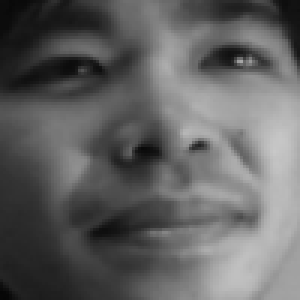
#> input picture doug_last_minute/260000016_2_edited.png, 100 x 100 px (shown 3 times larger); its folder holds only this picture in this run
$ python main.py doug_last_minute/260000016_2_edited.png
#> lines starting #> are read from the running program, lines starting #| are printed output that depends on the picture; after the words box and inside, x2 and y2 are one past the last pixel; in counts of white or black regions, pixels touching at a corner belong together
#> further down, im is the input picture: PIL image 100x100 RGBA; mean R, G, B, A 97.5, 97.5, 97.5, 255
### thresholdTest.py
import numpy as np
import cv2
import sys
from PIL import Image
import glob
import crop
import aspectRatio
import os
'''THIS WILL NOT WORK IF THE PERSON'S FACE IS WITHIN 20 PIXELS OF THE SIDE'''

def count(i, delta, image):
	count = 0
	for j in i:
		for k in j:
			if k[0] > delta and k[0] < image.shape[1] - delta:
				count += 1
	return count

'''Calculates the coordinates of a rectangle surrounding contours, returns a tuple'''
def calcminmax(image, cont, lengthx, lengthy, minx, miny, maxx, maxy):
	delta = 21
	for i in cont:
		if count(i, delta, image) > lengthx:
			for j in i:
				for k in j:
					if k[0] > 10 and k[1] > delta and k[0] < image.shape[1] - delta and k[1] < image.shape[0]-10:
						if k[0] < minx:
							minx = k[0]
						if k[0] > maxx:
							maxx = k[0]
		if len(i) > lengthy:
			for j in i:
				for k in j:
					if k[0] > 10 and k[1] > 10 and k[0] < image.shape[1] - 10 and k[1] < image.shape[0]-10:
						if k[1] < miny:
							miny = k[1]
						if k[1] > maxy:
							maxy = k[1]
	result = (minx, miny, maxx, maxy)
	return result

'''Contrasts the image to make it so we can see shadows using underflow, returns an image'''
def contrastImage(image, minx, miny, maxx, maxy):
	for pixels in image:
		for pixel in pixels:
			if pixel[0] < minx or pixel[0] > maxx or pixel[0] < miny or pixel[0] > maxy:
				pixel[0] = pixel[0] - 20
				pixel[1] = pixel[1] - 20
				pixel[2] = pixel[2] - 20
	return image

'''Gets the final bounding rectangle of the face'''
def getRectangle(impath):
#> called with impath = 'doug_last_minute/260000016_2_edited.png'
	filepath,filename = os.path.split(impath)
	filtername,exts = os.path.splitext(filename)

	'''Reads the first image and makes a preliminary bounding box'''
	image = cv2.imread(impath)
#> image: shape (100, 100, 3); min 6, max 200, mean 97.5
	edge = cv2.Canny(image, 300, 300)
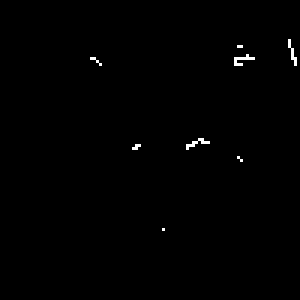
#> edge: shape (100, 100) (shown 3 times larger); 0.46% white in thin lines or dots, all inside (x1, y1, x2, y2) = (30, 13, 99, 77)
	binary, dst = cv2.threshold(edge,130,255,0)
	contours, h = cv2.findContours(dst,cv2.RETR_TREE,cv2.CHAIN_APPROX_SIMPLE)
#> contours = 8 contours, all with area under 20; h = [[1, -1, -1, -1], [2, 0, -1, -1], [3, 1, -1, -1], [4, 2, -1, -1], [5, 3, -1, -1], [6, 4, -1, -1], [7, 5, -1, -1], [-1, 6, -1, -1]]
	rect1 = calcminmax(image, contours, 60, 60, 1000000, 1000000, -1, -1)
#> the loop in calcminmax, `for i in cont:` made 8 passes
#> i on passes 1, 2, 3, 5, 7: [[54, 76]], [[79, 52], [80, 53]], [[45, 48], [44, 49], [45, 49], [46, 48]], [[30, 19], [31, 19], [33, 21], [31, 19]], [[79, 15], [80, 15]]
#> after the loop in calcminmax, `for i in cont:`: maxx = -1; minx = 1000000
#> in calcminmax, `result = (minx, miny, maxx, maxy)`: result = (1000000, 1000000, -1, -1)
#> rect1 = (1000000, 1000000, -1, -1)


	#cv2.rectangle(image, (rect1[0], rect1[1]), (rect1[2], rect1[3]), (0,255,0))

	'''Reads the image again and contrasts it for shadows'''
	image = contrastImage(image, rect1[0], rect1[1], rect1[2], rect1[3])
#> the loop in contrastImage, `for pixels in image:` made 100 passes
#> after the loop in contrastImage, `for pixels in image:`: pixel = [142, 142, 142]
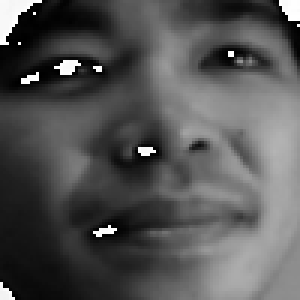
#> image: shape (100, 100, 3) (shown 3 times larger); min 0, max 255, mean 83.5
	edge = cv2.Canny(image, 250, 250)
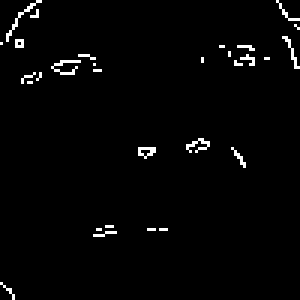
#> edge: shape (100, 100) (shown 3 times larger); 2% white in thin lines or dots
	binary, dst = cv2.threshold(edge,130,255,0)
	contours, h = cv2.findContours(dst,cv2.RETR_TREE,cv2.CHAIN_APPROX_SIMPLE)
#> contours = 32 contours, all with area under 20; h = 32 rows, first 6: [1, -1, -1, -1], [2, 0, -1, -1], [3, 1, -1, -1], [4, 2, -1, -1], [5, 3, -1, -1], [6, 4, -1, -1]
	rect = calcminmax(image, contours, 60, 20, rect1[0], rect1[1], rect1[2], rect1[3])
#> the loop in calcminmax (call 2), `for i in cont:` made 32 passes
#> i on passes 3, 4, 5, 6, 11, 12, 14, 15, 16, 18, 19, 22: [[53, 76], [55, 76]], [[49, 76], [51, 76]], [[32, 76], [33, 76]], [[35, 75], [37, 75]], [[9, 27], [10, 27]], [[13, 24], [13, 25], [12, 26], [13, 25]], [[31, 23], [33, 23]], [[31, 21]], [[78, 20], [78, 21], [80, 21], [79, 21]], [[88, 19], [89, 19]], [[67, 19], [67, 20]], [[76, 17], [76, 18]]
#> rect = (1000000, 46, -1, 50)
	# print filtername

	'''image = cv2.imread(impath)
	cv2.drawContours(image, contours,-1, (0,255,0))
	cv2.rectangle(image, (rect[0], rect[1]), (rect[2], rect[3]), (0,255,0))
	cv2.imshow(filtername, image)
	cv2.waitKey(0)'''
	return rect

# [31 lines of commented-out code are left out]

### main.py
import thresholdTest as tTest
import sys
import os
import crop
import cv2
from face_rec.recognize import EigenfaceRecon,FishRecon
from face_rec.utils import make_array,judge
from PIL import Image

filepath = sys.argv[1]
im = Image.open(filepath)
filtername,exts = os.path.splitext(filepath)
filepath = filtername + '.png'
im.save(filepath)

rect = tTest.getRectangle(filepath)
#> rect = (1000000, 46, -1, 50)
# print rect

contents = open('avgHW.csv','r').read()
#> (reads avgHW.csv from the repository)

H,W = contents.split(',')
H = int(H)
W = int(W)
centerY = (rect[3] + rect[1])/2
#> centerY = 48
centerX = (rect[2] + rect[0])/2
#> centerX = 499999.5
# print centerX
# print centerY

#> (the run stopped early here; a loop or call above may not have finished)
